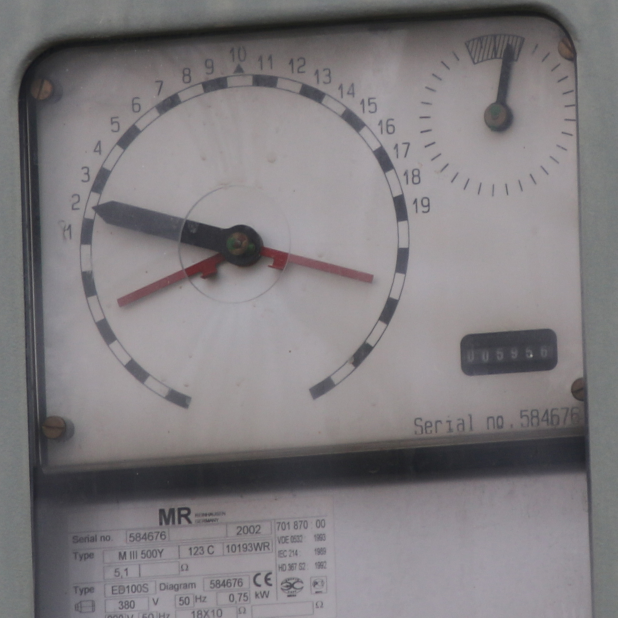
#> input picture data/10/template/template.jpg, 1235 x 1235 px (shown at 1/2 size)
$ python -i dbtool.py   (imports and definitions only)
#> lines starting #> are read from the running program, lines starting #| are printed output that depends on the picture
#!/usr/bin/env python
# coding=utf-8
import numpy as np
import cv2
import math
import pylab as plt
from numpy import linalg as la
import  scipy
from scipy import signal

import numpy as np
import cv2
import math
import pylab as plt
from numpy import linalg as la
import  scipy
from scipy import signal
import os
# 代匹配的特征向量 维度为n*64
# [20 lines left out: function get_feature, not called in this run]


## 定义差值距离
def diff_num(vec1, vec2):
    return np.linalg.norm(vec1 - vec2);

# [101 lines left out: functions cosSimilar, cosSimilar_2, cnn_conv, cnn_conv_new, cnn_conv_new_2, cnn_conv_ff and 2 more, not called in this run]


def drwabox(img_bg ,one_apoint, color,font):
    cv2.rectangle(img_bg, (one_apoint[0], one_apoint[1]), (one_apoint[2], one_apoint[3]), color, font)
    return img_bg;

# [32 lines left out: function resize, not called in this run]
# 计算显著区域，提高搜索速度
def ComputeSaliencyMap():
    pass


# [33 lines left out: function py_cpu_nms, not called in this run]

def get_value(maxtix,x1,y1,x2,y2):
   return  maxtix[x2][y2]+maxtix[x1-1][y1-1]-maxtix[x2][y1-1]-maxtix[x1-1][y2];


# [19 lines left out: functions calc_bg_norm, fftconvle, not called in this run]

def hisEqulColor(img):
    ycrcb = cv2.cvtColor(img, cv2.COLOR_BGR2YCR_CB)
    channels = cv2.split(ycrcb)
    cv2.equalizeHist(channels[0], channels[0])
    cv2.merge(channels, ycrcb)
    cv2.cvtColor(ycrcb, cv2.COLOR_YCR_CB2BGR, img)
    return img

# [52 lines left out: functions normalization_n, normalization, mypredict, extra, load_mask, load_data, not called in this run]

def save_img(dir, name, mat):
    cv2.imwrite(os.path.join(dir,name), mat)

# [24 lines left out: functions constuct, resturct_w, not called in this run]

>>> import cv2
>>> picture = cv2.imread('../data/10/template/template.jpg')
#> picture is the input picture: shape (1235, 1235, 3); mean B, G, R 126.6, 124, 127.8
>>> result = hisEqulColor(picture)
#> in hisEqulColor, `ycrcb = cv2.cvtColor(img, cv2.COLOR_BGR2YCR_CB)`: ycrcb: shape (1235, 1235, 3); mean of channels 0, 1, 2 125.4, 129.7, 128.7
#> in hisEqulColor, `cv2.cvtColor(ycrcb, cv2.COLOR_YCR_CB2BGR, img)`: ycrcb: shape (1235, 1235, 3); mean of channels 0, 1, 2 129.2, 129.7, 128.7
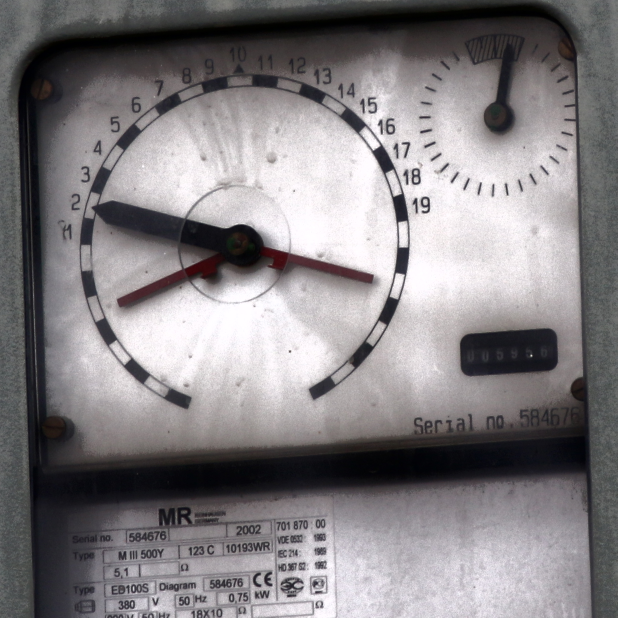
#> result: shape (1235, 1235, 3) (shown at 1/2 size); mean B, G, R 130.4, 127.8, 131.5
